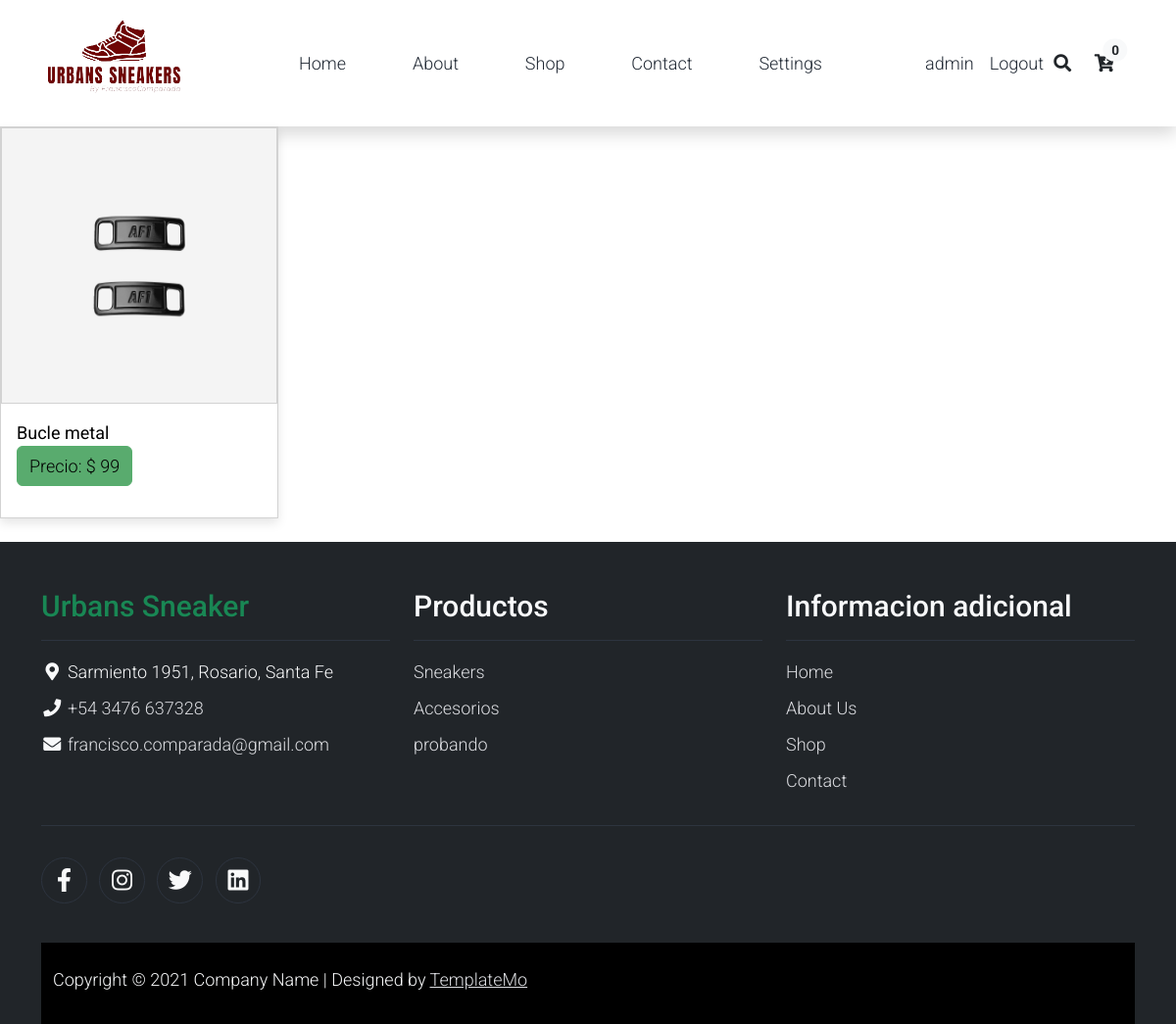
Screenshot of /Productos/filter_sub_Category/3/ (signed in) with the database file from the repository.
### Productos/models.py (models this page shows, shortened)
class Product(models.Model):
    category=models.ForeignKey('Category',on_delete=models.CASCADE)
    sub_category=models.ForeignKey('Sub_Category',on_delete=models.CASCADE,null=True)
    model=models.CharField(max_length=40)
    price=models.IntegerField()
    coulor=models.CharField(max_length=40,null=True,blank=True)
    description=models.CharField(max_length=400,null=True,blank=True)
    stock=models.IntegerField(null=True)
    img= models.ImageField(null=True, upload_to='img_Product/',blank=True)

class Category(models.Model):
    category=models.CharField(max_length=75)

### Productos/views.py (the view)
# urls.py: path('filter_sub_Category/<int:pk>/', filter_sub_Category, name='filter_sub_Category'),
@login_required
def filter_sub_Category(request, pk):
    if request.user.is_superuser:
        if request.method == 'GET':
            sub_category_id = Sub_Category.objects.filter(pk=pk)
            products_id=Product.objects.filter(sub_category_id=pk)
            print(len(products_id))
            context = {
                'sub_category_id':sub_category_id,
                'products_id':products_id
            }
            return render(request, 'Productos/filter_sub_Category.html', context=context)

### Cart/context_processors.py (called while the page is built)
def total_cart_amount(request):
    total=0
    if request.user.is_authenticated:
        if 'cart' in request.session:
            for key,value in request.session['cart'].items():
                total = total +(float(value['price']))
    return{'total_cart_amount':total}

def total_product(request):
    total=0
    if request.user.is_authenticated:
        if 'cart' in request.session:
            for key,value in request.session['cart'].items():
                total = total +(int(value['cant']))
    return{'total_product':total}

### Productos/context_processors.py (called while the page is built)
def id_category(request):
    id_category=Category.objects.all()
    return{
        'id_category':id_category,
    }

def id_sub_category(request):
    id_sub_category=Sub_Category.objects.all()
    return{
        'id_sub_category':id_sub_category,
    }

def id_product(request):
    id_product=Product.objects.all()
    return{
        'id_product':id_product,
    }

### templates/Productos/filter_sub_Category.html (shortened to what this page needs)
<!DOCTYPE html>
<html lang="en">
{% extends 'General/index.html' %}
{% block base %}
{% load static %}
        <div class="col-lg-9">
            <div class="row">
                <div class="col-md-4">
                    {% for product in products_id %}
                    <div class="card mb-4 product-wap rounded-0">
                        <div class="card rounded-0">
                           <a href="/Productos/descripcion_product/{{product.id}}"><img class="card-img rounded-0 img-fluid" src='{{ product.img.url }}'alt='imagen de producto {{product.model}}'></a>
                        </div>
                        <div class="card-body">
                            <a href="#" class="h3 text-decoration-none"><strong>{{product.model}}</strong></a>
                            <ul class="w-100 list-unstyled d-flex justify-content-between mb-0">
                                <p class="text-center"><a href="#" class="btn btn-success">Precio: $ {{product.price}}</a></p>
                            </ul>
                        </div>
                    </div>
                    {% endfor %}
                </div>
            </div>
        </div>
</body>
{% endblock %}

### templates/General/index.html (shortened to what this page needs)
{% load bootstrap5 %}
{% load static %}
<!DOCTYPE html>
<html lang="en">
<head>
    <link rel="stylesheet" href='{% static "css/bootstrap.min.css" %}'>
    <link rel="stylesheet" href='{% static "css/templatemo.css" %}'>
    <link rel="stylesheet" href='{% static "css/custom.css" %}'>
    <link rel="stylesheet" href='{% static "css/fontawesome.min.css" %}'>
    <link href="https://cdn.jsdelivr.net/npm/bootstrap@5.2.0/dist/css/bootstrap.min.css" rel="stylesheet">
</head>
<body>
    <nav class="navbar navbar-expand-lg navbar-light shadow">
        <div class="container d-flex justify-content-between align-items-center">
            <a class="navbar-brand text-success logo h1 align-self-center" href="/">
                <img src='{% static "img/favicon.ico" %}' alt="logoempresa" width="150" height="95">
            </a>
            <div class="align-self-center collapse navbar-collapse flex-fill  d-lg-flex justify-content-lg-between" id="templatemo_main_nav">
                <div class="flex-fill">
                    <ul class="nav navbar-nav d-flex justify-content-between mx-lg-auto">
                        <li class="nav-item">
                            <a class="nav-link" href="/">Home</a>
                        </li>
                        <li class="nav-item">
                            <a class="nav-link" href="#">About</a>
                        </li>
                        <li class="nav-item">
                            <a class="nav-link" href="/shop/">Shop</a>
                        </li>
                        <li class="nav-item">
                            <a class="nav-link" href="#"> Contact </a>
                        </li>
                        {% if request.user.is_authenticated %}
                        {% if request.user.is_superuser %}
                        <li class="nav-item">
                            <a class="nav-link" href="/setting/">Settings</a>
                        </li>
                        {% endif %}
                        {% endif %}
                    </ul>
                </div>
                <div class="navbar align-self-center d-flex">
                    <ul class="nav navbar-nav d-flex justify-content-between mx-lg-auto">
                        {% if request.user.is_authenticated %}
                            {% if request.user.profile.image.url %}
                                <li class="nav-item">
                                    <a class="nav-link" href="#">
                                        <img width="45" height="45" src= '{{ request.user.profile.image.url }}' alt='imagen de {{ request.user.username }}'>{{ request.user.username }} </a>
                                </li>
                            {% else %}
                                <li class="nav-item">
                                    <a class="nav-link" href="#"> {{ request.user.username }} </a>
                                </li>
                            {% endif %}
                            <li class="nav-item">
                                <a class="nav-link" href="/users/logout/">Logout  </a>
                            </li>
                {% endif %}
                <div class="navbar align-self-center d-flex">
                    <a class="nav-icon d-none d-lg-inline" href="#" data-bs-toggle="modal" data-bs-target="#templatemo_search">
                        <i class="fa fa-fw fa-search text-dark mr-2"></i>
                    </a>
                    {% if request.user.is_authenticated %}
                    <a class="nav-icon position-relative text-decoration-none" href="/Cart/cart/">
                        <i class="fa fa-fw fa-cart-arrow-down text-dark mr-1"></i>
                        <span class="position-absolute top-0 left-100 translate-middle badge rounded-pill bg-light text-dark">{{total_product}}</span>
                    </a>
                    {% endif %}
                </div>
            </div>
        </div>
    </nav>
    {% block base %}{% endblock %}
    <footer class="bg-dark" id="tempaltemo_footer">
        <div class="container">
            <div class="row">
                <div class="col-md-4 pt-5">
                    <h2 class="h2 text-success border-bottom pb-3 border-light logo">Urbans Sneaker</h2>
                    <ul class="list-unstyled text-light footer-link-list">
                        <li>
                            <i class="fas fa-map-marker-alt fa-fw"></i>
                            Sarmiento 1951, Rosario, Santa Fe
                        </li>
                        <li>
                            <i class="fa fa-phone fa-fw"></i>
                            <a class="text-decoration-none" href="tel:010-020-0340">+54 3476 637328</a>
                        </li>
                        <li>
                            <i class="fa fa-envelope fa-fw"></i>
                            <a class="text-decoration-none" href="mailto:info@company.com">francisco.comparada@gmail.com</a>
                        </li>
                    </ul>
                </div>
                <div class="col-md-4 pt-5">
                    <h2 class="h2 text-light border-bottom pb-3 border-light">Productos</h2>
                    <ul class="list-unstyled text-light footer-link-list">
                        {% if id_category %}
                        {% for categoria in id_category %}
                        <li><a class="text-decoration-none" href="/Productos/Shop_Category/{{categoria.id}}">{{categoria.category}}</a></li>
                        {% endfor %}
                        {% endif %}
                    </ul>
                </div>
                <div class="col-md-4 pt-5">
                    <h2 class="h2 text-light border-bottom pb-3 border-light">Informacion adicional</h2>
                    <ul class="list-unstyled text-light footer-link-list">
                        <li><a class="text-decoration-none" href="/">Home</a></li>
                        <li><a class="text-decoration-none" href="#">About Us</a></li>
                        <li><a class="text-decoration-none" href="/shop/">Shop </a></li>
                        <li><a class="text-decoration-none" href="#">Contact</a></li>
                    </ul>
                </div>
            </div>
            <div class="row text-light mb-4">
                <div class="col-12 mb-3">
                    <div class="w-100 my-3 border-top border-light"></div>
                </div>
                <div class="col-auto me-auto">
                    <ul class="list-inline text-left footer-icons">
                        <li class="list-inline-item border border-light rounded-circle text-center">
                            <a class="text-light text-decoration-none" target="_blank" href="http://facebook.com/"><i class="fab fa-facebook-f fa-lg fa-fw"></i></a>
                        </li>
                        <li class="list-inline-item border border-light rounded-circle text-center">
                            <a class="text-light text-decoration-none" target="_blank" href="https://www.instagram.com/"><i class="fab fa-instagram fa-lg fa-fw"></i></a>
                        </li>
                        <li class="list-inline-item border border-light rounded-circle text-center">
                            <a class="text-light text-decoration-none" target="_blank" href="https://twitter.com/"><i class="fab fa-twitter fa-lg fa-fw"></i></a>
                        </li>
                        <li class="list-inline-item border border-light rounded-circle text-center">
                            <a class="text-light text-decoration-none" target="_blank" href="https://www.linkedin.com/"><i class="fab fa-linkedin fa-lg fa-fw"></i></a>
                        </li>
                    </ul>
            </div>
        </div>
        <div class="w-100 bg-black py-3">
            <div class="container">
                <div class="row pt-2">
                    <div class="col-12">
                        <p class="text-left text-light">
                            Copyright &copy; 2021 Company Name
                            | Designed by <a rel="sponsored" href="https://templatemo.com" target="_blank">TemplateMo</a>
                        </p>
                    </div>
                </div>
            </div>
        </div>
    </footer>
</body>
</html>

### static/css/templatemo.css (style rules this page uses)
body, ul, li, p, a, label, input, div { font-family: 'Roboto', sans-serif; font-size: 18px !important; font-weight: 300 !important; }
.h1 { font-family: 'Roboto', sans-serif; font-size: 48px !important; font-weight: 200 !important; }
.h2 { font-family: 'Roboto', sans-serif; font-size: 30px !important; font-weight: 300; }
.h3 { font-family: 'Roboto', sans-serif; font-size: 22px !important; }
.logo { font-weight: 500 !important; }
.text-success { color: #59ab6e !important; }
.text-light { color: #cfd6e1 !important; }
.bg-dark { background-color: #212934 !important; }
.bg-light { background-color: #e9eef5 !important; }
.bg-black { background-color: #1d242d !important; }
.btn-success { background-color: #59ab6e !important; border-color: #56ae6c !important; }
#templatemo_main_nav a { color: #212934; }
#templatemo_main_nav .navbar .nav-icon { margin-right: 20px; }
.product-wap { box-shadow: 0px 5px 10px 0px rgba(0, 0, 0, 0.10); }
.card.product-wap a { color: #000; }
#tempaltemo_footer a { color: #dcdde1; }
#tempaltemo_footer ul.footer-link-list li { padding-top: 10px; }
#tempaltemo_footer ul.footer-icons li { width: 2.6em; height: 2.6em; line-height: 2.6em; }
#tempaltemo_footer .border-light { border-color: #2d343f !important; }
.product-wap .h3, .product-wap li, .product-wap i, .product-wap p { font-size: 12px !important; }
@media (min-width: 768px) { #templatemo_main_nav .navbar-nav { max-width: 450px; } }
@media (min-width: 992px) { #templatemo_main_nav .navbar-nav { max-width: 550px; } }
@media (min-width: 992px) { .product-wap .h3, .product-wap li, .product-wap i, .product-wap p { font-size: 18px !important; } }

### rows the page displays
Product: img (picture), model "Bucle metal", price "99"
Category: category "Sneakers"
Category: category "Accesorios"
Category: category "probando"

### other values shown
{{ request.user.username }} "admin"
{{ total_product }} "0"
